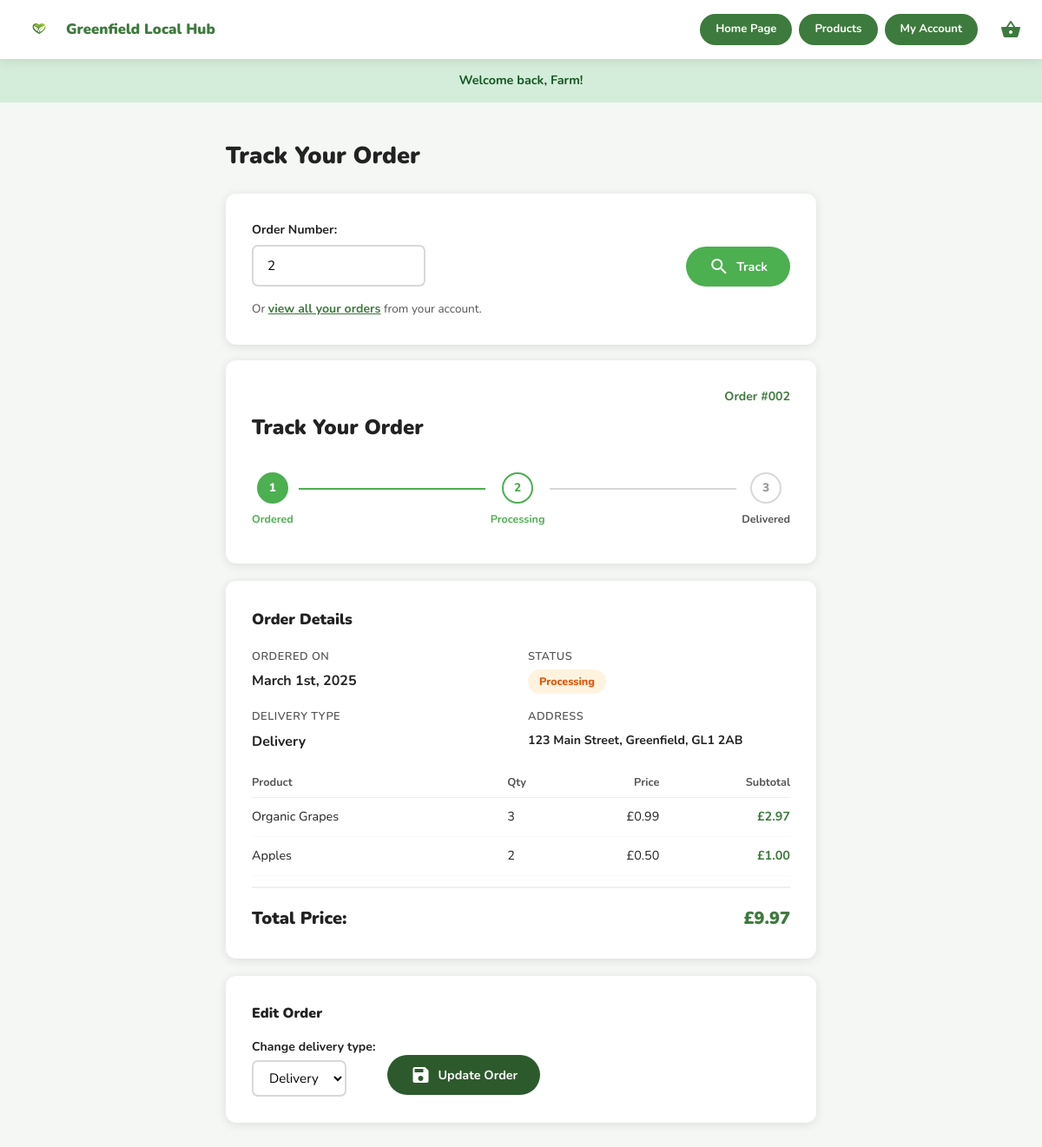
Screenshot of /track-order.php?order=2 (signed in) with the database file from the repository.
### tables this page shows
CREATE TABLE orders (
    id               INT AUTO_INCREMENT PRIMARY KEY,
    customer_id      INT NOT NULL,
    status           ENUM('ordered','processing','delivered') DEFAULT 'ordered',
    delivery_type    ENUM('pickup','delivery') DEFAULT 'pickup',
    total_price      DECIMAL(10,2) NOT NULL,
    delivery_address TEXT,
    card_name        VARCHAR(255),
    created_at       TIMESTAMP DEFAULT CURRENT_TIMESTAMP,
    FOREIGN KEY (customer_id) REFERENCES users(id)
);

CREATE TABLE order_items (
    id         INT AUTO_INCREMENT PRIMARY KEY,
    order_id   INT NOT NULL,
    product_id INT NOT NULL,
    quantity   INT NOT NULL,
    price      DECIMAL(10,2) NOT NULL,
    FOREIGN KEY (order_id)   REFERENCES orders(id),
    FOREIGN KEY (product_id) REFERENCES products(id)
);

CREATE TABLE products (
    id             INT AUTO_INCREMENT PRIMARY KEY,
    name           VARCHAR(255) NOT NULL,
    description    TEXT,
    price          DECIMAL(10,2) NOT NULL,
    image          VARCHAR(255),
    category_id    INT,
    producer_id    INT,
    stock_quantity INT DEFAULT 100,
    featured       TINYINT(1) DEFAULT 0,
    created_at     TIMESTAMP DEFAULT CURRENT_TIMESTAMP,
    FOREIGN KEY (category_id) REFERENCES categories(id),
    FOREIGN KEY (producer_id) REFERENCES users(id)
);

### includes/db.php (called while the page is built, shortened)
<?php
function isLoggedIn(): bool {
    return !empty($_SESSION['user_id']);
}
function formatPrice(float $price): string {
    return '£' . number_format($price, 2);
}

### track-order.php (the view, shortened to what this page needs)
<?php
require_once 'includes/db.php';
$order_id = (int)($_GET['order'] ?? 0);
$order    = null;
$items    = [];
if ($order_id) {
    $stmt = $conn->prepare("SELECT o.*, u.first_name, u.last_name, u.email
                            FROM orders o
                            JOIN users u ON o.customer_id = u.id
                            WHERE o.id = ?");
    $stmt->bind_param('i', $order_id);
    $stmt->execute();
    $order = $stmt->get_result()->fetch_assoc();
    if ($order) {
        $i_stmt = $conn->prepare("SELECT oi.*, p.name, p.image FROM order_items oi
                                  JOIN products p ON oi.product_id = p.id
                                  WHERE oi.order_id = ?");
        $i_stmt->bind_param('i', $order_id);
        $i_stmt->execute();
        $items = $i_stmt->get_result()->fetch_all(MYSQLI_ASSOC);
    } else {
        $error = 'Order not found. Please check your order number.';
        $order_id = 0;
    }
}
$step_map = ['ordered' => 0, 'processing' => 1, 'delivered' => 2];
$current_step = $order ? ($step_map[$order['status']] ?? 0) : 0;
require_once 'includes/header.php';
?>
<main>
<div class="container">
<div class="track-wrapper">
    <h1 style="font-size:1.7rem;font-weight:900;margin-bottom:20px;">Track Your Order</h1>
    <div class="track-card" style="margin-bottom:18px;">
        <form method="POST" action="track-order.php" style="display:flex;gap:12px;align-items:flex-end;">
            <div style="flex:1;">
                <label class="form-label" for="order_id">Order Number:</label>
                <input class="form-input" type="number" id="order_id" name="order_id"
                       placeholder="e.g. 1" min="1"
                       value="<?= $order_id ?: '' ?>" style="max-width:200px;">
            </div>
            <button type="submit" class="btn btn-primary">
                <span class="material-icons">search</span> Track
            </button>
        </form>
        <?php if (isLoggedIn()): ?>
        <div style="margin-top:14px;font-size:.85rem;color:var(--text-mid);">
            Or <a href="account.php" class="form-link">view all your orders</a> from your account.
        </div>
        <?php endif; ?>
    </div>
    <?php if ($order): ?>
    <div class="track-card">
        <div class="track-order-ref">Order #<?= str_pad($order['id'], 3, '0', STR_PAD_LEFT) ?></div>
        <h2 class="track-heading">Track Your Order</h2>
        <div class="progress-wrap">
            <?php
            $steps = ['Ordered', 'Processing', 'Delivered'];
            foreach ($steps as $i => $label):
                $cls = $i < $current_step ? 'done' : ($i === $current_step ? 'active' : '');
            ?>
            <div class="step">
                <div class="step-circle <?= $cls ?>"><?= $i + 1 ?></div>
                <span class="step-name <?= $cls ?>"><?= $label ?></span>
            </div>
            <?php if ($i < count($steps) - 1): ?>
            <div class="step-line <?= $i < $current_step ? 'done' : '' ?>"></div>
            <?php endif; ?>
            <?php endforeach; ?>
        </div>
    </div>
    <div class="track-card">
        <h3 style="font-weight:900;font-size:1.1rem;margin-bottom:18px;">Order Details</h3>
        <div style="display:grid;grid-template-columns:1fr 1fr;gap:16px;margin-bottom:18px;">
            <div>
                <div class="order-detail-label">Ordered on</div>
                <div class="order-detail-value">
                    <?= date('F jS, Y', strtotime($order['created_at'])) ?>
                </div>
            </div>
            <div>
                <div class="order-detail-label">Status</div>
                <div><span class="status-badge status-<?= $order['status'] ?>"><?= ucfirst($order['status']) ?></span></div>
            </div>
            <div>
                <div class="order-detail-label">Delivery Type</div>
                <div class="order-detail-value" style="text-transform:capitalize;">
                    <?= htmlspecialchars($order['delivery_type']) ?>
                </div>
            </div>
            <?php if ($order['delivery_address']): ?>
            <div>
                <div class="order-detail-label">Address</div>
                <div class="order-detail-value" style="font-size:.88rem;"><?= htmlspecialchars($order['delivery_address']) ?></div>
            </div>
            <?php endif; ?>
        </div>
        <table class="order-items-table">
            <thead>
                <tr>
                    <th>Product</th>
                    <th>Qty</th>
                    <th style="text-align:right;">Price</th>
                    <th style="text-align:right;">Subtotal</th>
                </tr>
            </thead>
            <tbody>
                <?php foreach ($items as $item): ?>
                <tr>
                    <td><?= htmlspecialchars($item['name']) ?></td>
                    <td><?= $item['quantity'] ?></td>
                    <td style="text-align:right;"><?= formatPrice($item['price']) ?></td>
                    <td><?= formatPrice($item['price'] * $item['quantity']) ?></td>
                </tr>
                <?php endforeach; ?>
            </tbody>
        </table>
        <div class="basket-total-row" style="margin-top:12px;">
            <span>Total Price:</span>
            <span class="basket-total-price"><?= formatPrice($order['total_price']) ?></span>
        </div>
    </div>
    <?php if ($order['status'] !== 'delivered'): ?>
    <div class="track-card">
        <h3 style="font-weight:900;font-size:1rem;margin-bottom:14px;">Edit Order</h3>
        <form method="POST" action="track-order.php?order=<?= $order_id ?>"
              style="display:flex;align-items:center;gap:14px;flex-wrap:wrap;">
            <div>
                <label class="form-label" style="margin-bottom:4px;">Change delivery type:</label>
                <select name="new_delivery" class="form-input" style="width:auto;padding:8px 14px;">
                    <option value="delivery" <?= $order['delivery_type']==='delivery' ? 'selected' : '' ?>>Delivery</option>
                </select>
            </div>
            <button type="submit" class="btn btn-dark" style="margin-top:18px;">
                <span class="material-icons">save</span> Update Order
            </button>
        </form>
    </div>
    <?php endif; ?>
    <?php endif; ?>
</div>
</div>
</main>
<?php require_once 'includes/footer.php'; ?>

### css/style.css (style rules this page uses)
:root { --green: #3d7a3d; --green-dark: #2d5a2d; --green-deeper: #1e3d1e; --green-light: #e8f5e0; --red: #e53e3e; --white: #fff; --bg: #f4f7f4; --gray: #d8d8d8; --text: #222; --text-mid: #555; --text-light: #888; --shadow: 0 2px 12px rgba(0,0,0,.10); --r: 12px; --r-sm: 7px; --r-pill: 100px; }
*, *::before, *::after { box-sizing: border-box; margin: 0; padding: 0; }
body { font-family: 'Nunito', system-ui, sans-serif; background: var(--bg); color: var(--text); line-height: 1.65; min-height: 100vh; display: flex; flex-direction: column; }
main { flex: 1; }
a { text-decoration: none; color: inherit; }
button, input, select, textarea { font-family: inherit; }
.container { max-width: 1200px; margin: 0 auto; padding: 0 24px; }
.btn { display: inline-flex; align-items: center; justify-content: center; gap: 8px; padding: 11px 26px; border-radius: var(--r-pill); font-weight: 700; font-size: .9rem; cursor: pointer; border: none; text-decoration: none; white-space: nowrap; }
.btn-primary { background: #4caf50; color: #fff; }
.btn-dark { background: var(--green-dark); color: #fff; }
.basket-total-row { display: flex; justify-content: space-between; align-items: center; padding: 18px 0 0; border-top: 2px solid #efefef; margin-top: 12px; font-size: 1.25rem; font-weight: 900; }
.basket-total-price { color: var(--green); }
.track-wrapper { max-width: 720px; margin: 40px auto; padding: 0 20px 40px; }
.track-card { background: var(--white); border-radius: var(--r); box-shadow: var(--shadow); padding: 30px; margin-bottom: 20px; }
.track-order-ref { text-align: right; font-weight: 700; color: var(--green); font-size: .88rem; margin-bottom: 4px; }
.track-heading { font-size: 1.5rem; font-weight: 900; margin-bottom: 32px; }
.progress-wrap { display: flex; align-items: center; margin: 0 0 10px; }
.step { display: flex; flex-direction: column; align-items: center; gap: 8px; }
.step-circle { width: 36px; height: 36px; border-radius: 50%; border: 2px solid var(--gray); background: var(--white); display: flex; align-items: center; justify-content: center; font-size: .85rem; font-weight: 800; color: #999; }
.step-circle.done { background: #4caf50; border-color: #4caf50; color: #fff; }
.step-circle.active { border-color: #4caf50; color: #4caf50; }
.step-name { font-size: .78rem; font-weight: 700; color: var(--text-mid); text-align: center; }
.step-name.done, .step-name.active { color: #4caf50; }
.step-line { flex: 1; height: 2px; background: var(--gray); margin: 0 6px; margin-bottom: 26px; }
.step-line.done { background: #4caf50; }
.order-detail-label { font-size: .8rem; color: var(--text-mid); margin-bottom: 4px; font-weight: 600; text-transform: uppercase; letter-spacing: .5px; }
.order-detail-value { font-weight: 700; font-size: 1rem; }
.order-items-table { width: 100%; border-collapse: collapse; margin-top: 14px; }
.order-items-table th { text-align: left; font-size: .8rem; color: var(--text-mid); padding: 6px 0; border-bottom: 1px solid #efefef; }
.order-items-table td { padding: 10px 0; border-bottom: 1px solid #f9f9f9; font-size: .9rem; }
.order-items-table td:last-child { text-align: right; font-weight: 700; color: var(--green); }
.form-label { display: block; font-weight: 700; font-size: .88rem; margin-bottom: 6px; }
.form-input { width: 100%; padding: 12px 16px; border: 2px solid var(--gray); border-radius: var(--r-sm); font-size: .95rem; background: var(--white); }
.form-link { color: var(--green); font-weight: 700; text-decoration: underline; font-size: .88rem; }
select.form-input { cursor: pointer; }
.status-badge { display: inline-block; padding: 4px 13px; border-radius: var(--r-pill); font-size: .78rem; font-weight: 800; text-transform: capitalize; }
.status-processing { background: #fff3e0; color: #e65100; }

### rows the page displays
orders: id "002", created_at "March 1st, 2025", status "Processing", delivery_type "Delivery", delivery_address "123 Main Street, Greenfield, GL1 2AB", total_price "£9.97", new_delivery "Delivery"
order_items: product.name "Organic Grapes", quantity "3", price "£0.99", formatPrice($item['price'] * $item['quantity']) "£2.97"
order_items: product.name "Apples", quantity "2", price "£0.50", formatPrice($item['price'] * $item['quantity']) "£1.00"

### other values shown
$_SESSION['flash_message'] "Welcome back, Farm!"
$label "Ordered"
$label "Processing"
$label "Delivered"
